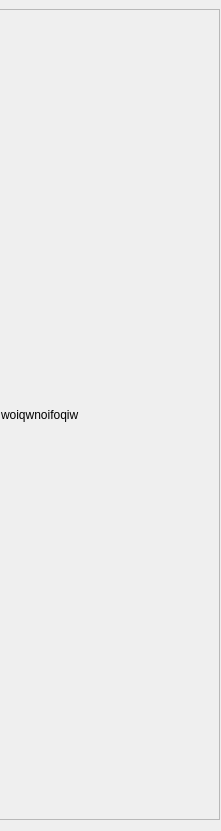
<?xml version="1.0" encoding="UTF-8"?>
<ui version="4.0">
 <class>selectImage</class>
 <widget class="QWidget" name="selectImage">
  <property name="geometry">
   <rect>
    <x>0</x>
    <y>0</y>
    <width>221</width>
    <height>831</height>
   </rect>
  </property>
  <property name="windowTitle">
   <string>Выбранные изображения</string>
  </property>
  <widget class="QScrollArea" name="scrollArea">
   <property name="geometry">
    <rect>
     <x>-1</x>
     <y>9</y>
     <width>221</width>
     <height>811</height>
    </rect>
   </property>
   <property name="widgetResizable">
    <bool>true</bool>
   </property>
   <widget class="QWidget" name="scrollAreaWidgetContents">
    <property name="geometry">
     <rect>
      <x>0</x>
      <y>0</y>
      <width>219</width>
      <height>809</height>
     </rect>
    </property>
    <widget class="QWidget" name="verticalLayoutWidget">
     <property name="geometry">
      <rect>
       <x>0</x>
       <y>-1</y>
       <width>221</width>
       <height>821</height>
      </rect>
     </property>
     <layout class="QVBoxLayout" name="verticalLayout">
      <property name="leftMargin">
       <number>1</number>
      </property>
      <property name="bottomMargin">
       <number>10</number>
      </property>
      <item>
       <widget class="QLabel" name="label">
        <property name="text">
         <string>woiqwnoifoqiw</string>
        </property>
       </widget>
      </item>
     </layout>
    </widget>
   </widget>
  </widget>
 </widget>
 <resources/>
 <connections/>
</ui>
